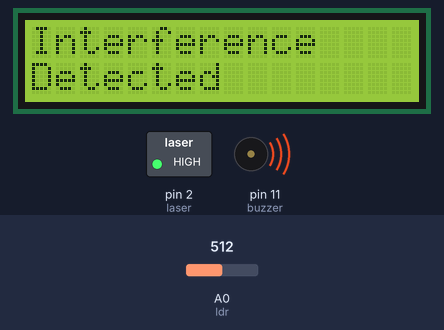
Bench run of a sketch on a simulated Arduino Uno, built with avr-gcc and run on an emulated ATmega328P. Shown: 16×2 character LCD, switched loads named in the sketch (green lamp = pin HIGH), buzzer (waves = sounding). The test bench sets the inputs (shaded band); at power-on: A0 (ldr) = 512.

Above: at 1.2 s.
1.3 s: A0 (ldr) set to 109
4.3 s: A0 (ldr) set to 91
At 4.9 s:
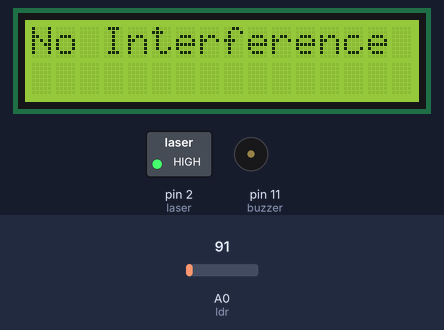
6.6 s: A0 (ldr) set to 110
At 7.22 s:
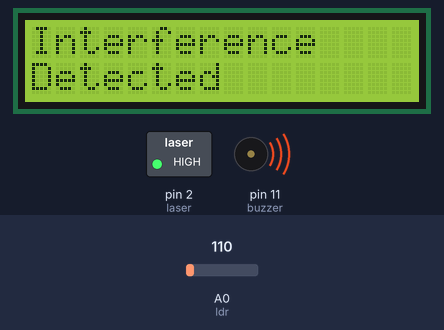
9.3 s: A0 (ldr) set to 90
At 9.85 s:
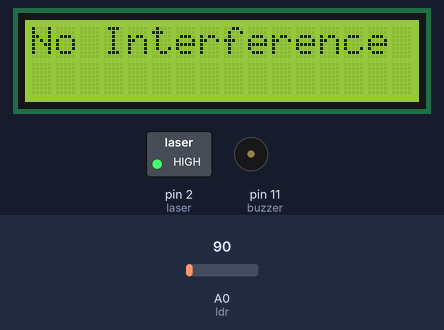
Timing chart, 0 to 12.3 s (numbered marks = the images above; inputs shaded):
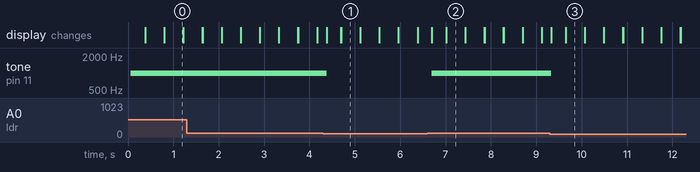

Measured:
- the behaviour switches between 101 and 100 on A0 (ldr) (found by bisection; images 0 and 1)
- after the input at 4.3 s, tone on pin 11 (buzzer): 1000 Hz → silent after 0.08 s; the display: changes after 0.08 s (image 1)
- after the input at 6.6 s, tone on pin 11 (buzzer): silent → 1000 Hz after 0.10 s; the display: changes after 0.10 s (image 2)
- after the input at 9.3 s, tone on pin 11 (buzzer): 1000 Hz → silent at once; the display: changes at once (image 3)
- what the display in image 0 shows lasts 0.4 s, from 0.8 s to 1.2 s

The sketch:

Task-1.3.1.ino
```cpp
/*
Author: Sanjana Vani V
Date: 07-02-2026
Board: Arduino Uno R3
Description: Tripwire Security System using Laser and LDR
*/

#include <LiquidCrystal.h>

const int rs = 10, en = 7, d4 = 6, d5 = 5, d6 = 4, d7 = 3;
LiquidCrystal lcd(rs, en, d4, d5, d6, d7);
const int laser = 2;
const int buzzer = 11;
const int ldr = A0;

void setup()
{
  pinMode(laser, OUTPUT);
  pinMode(buzzer, OUTPUT);
  pinMode(ldr, INPUT);
  digitalWrite(laser, HIGH);
  lcd.begin(16, 2);
}

void loop()
{
  lcd.setCursor(0,0);
  if (analogRead(ldr)>100)
  {
    tone(buzzer, 1000);
    lcd.print("Interference");
    lcd.setCursor(0,1);
    lcd.print("Detected");
  }
  else
  {
    noTone(buzzer);
    lcd.print("No Interference        ");
  }
  delay(100);
  lcd.clear();
}

/*
LCD Connections:
VCC - 5V
GND - Ground
V0 - Potentiometer
RS - Digital Pin 10
RW - Ground
EN - Digital Pin 7
DB4 - Digital Pin 6
DB5 - Digital Pin 5
DB6 - Digital Pin 4
DB7 - Digital Pin 3
A - 5V
K - Ground via 330 Ohm Resistor

Potentiometer Connections:
T1 - 5V
T2 - Ground
O/P - V0 of LCD

LDR Connections:
VCC - 5V
GND - Ground
O/P - Analog Pin A0

Laser Connections:
VCC - 5V
GND - Ground
O/P - Digital Pin 2
*/
```
